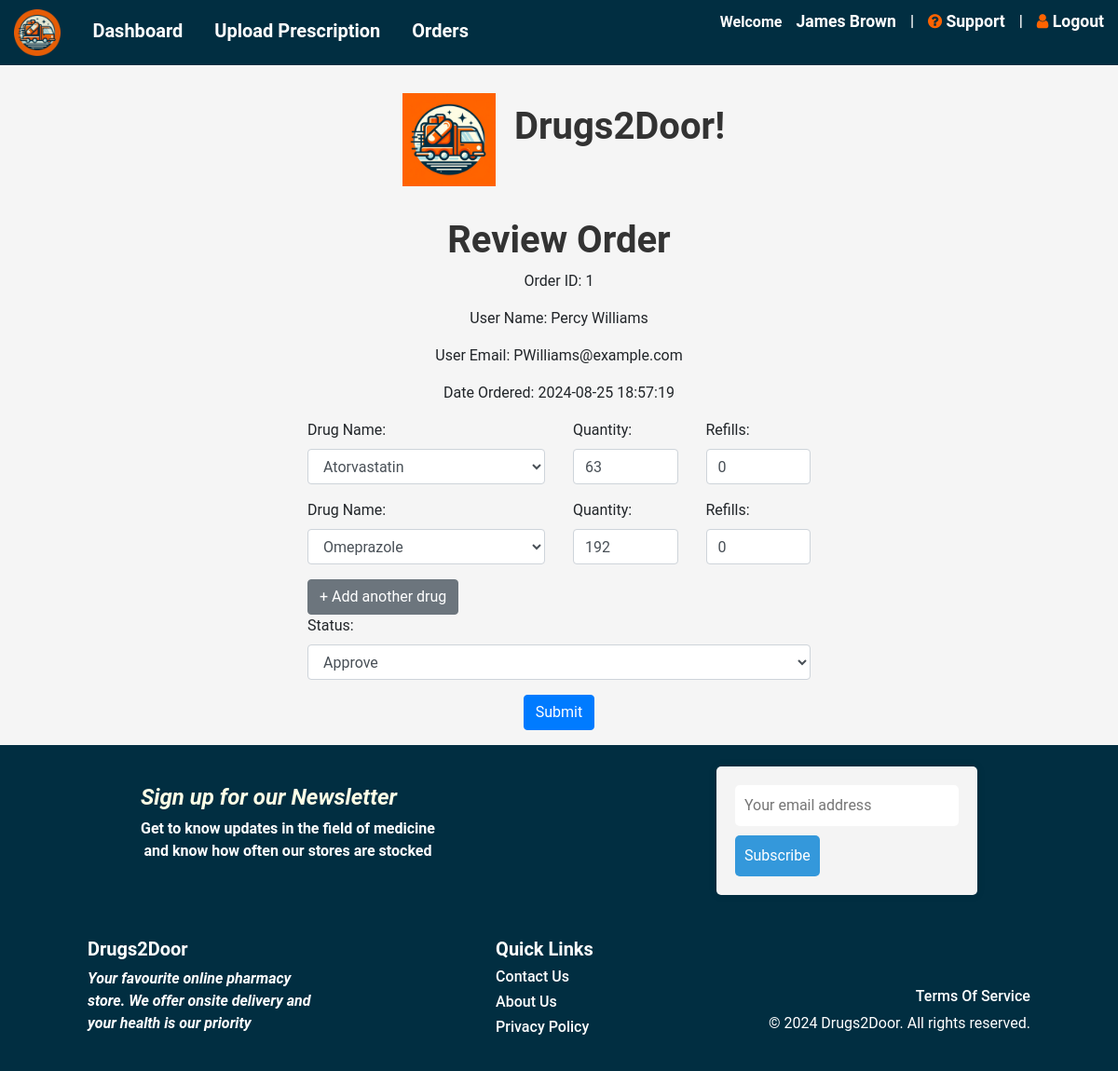
Screenshot of /review_order/1 (signed in) with the database file from the repository.
### models.py (models this page shows, shortened)
class User(db.Model):
  __tablename__ = 'users'
  id = db.Column(db.Integer, primary_key=True)
  name = db.Column(db.String(100), nullable=False)
  email = db.Column(db.String(120), unique=True, nullable=False)
  password = db.Column(db.String(128), nullable=False)
  address = db.Column(db.String(255), nullable=True)
  phone = db.Column(db.String(20))
  phn = db.Column(db.String(120), unique=True, nullable=False)
  role_id = db.Column(db.Integer, db.ForeignKey('roles.id'))
  @property
  def is_authenticated(self):
    return bool(self.password)
  orders = relationship('Order', backref='user')

class Order(db.Model):
  id = db.Column(Integer, primary_key=True)
  user_id = db.Column(db.Integer, ForeignKey('users.id'))
  items = relationship('DrugOrder', back_populates='order')

class DrugOrder(db.Model):
  id = db.Column(Integer, primary_key=True)
  order_id = db.Column(Integer, ForeignKey('order.id'), nullable=False)
  drug_id = db.Column(Integer, ForeignKey('drug.id'))
  quantity = db.Column(Integer)
  date_ordered = db.Column(DateTime, nullable=False)
  date_delivered = db.Column(DateTime)
  prescription_approved = db.Column(Boolean)  # NULL: not approved yet, True: approved, False: denied
  refills = db.Column(db.Integer, default=0)
  denyreason = db.Column(db.String(255), nullable=True)
  drug = relationship('Drug', back_populates='items')
  order = relationship('Order', back_populates='items')
  image_file = db.Column(db.String(120), nullable=True)
  paid = db.Column(Boolean, default=False, nullable=False)

### app.py (the view, shortened to what this page needs)
@app.route('/review_order/<int:order_id>', methods=['GET', 'POST'])
@login_required
def review_order(order_id):
    order = db.session.get(Order, order_id)
    drug_order = DrugOrder.query.filter_by(order_id=order.id).first()
    if order is None:
        flash('Order not found', 'error')
        return redirect(url_for('pharmacistdash'))
    drug_orders = order.items
    drugs = Drug.query.all()
    return render_template('review_order.html', order=order, drug_orders=drug_orders, drugs=drugs, drug_order=drug_order)

### app.py (called while the page is built)
@login_manager.user_loader
def load_user(user_id):
    return User.query.get(int(user_id))

### templates/review_order.html (shortened to what this page needs)
{% extends "base.html" %}
{% block content %}
  <h1 class="text-center">Review Order</h1>
  <div class="container">
    <div class="row justify-content-center">
      <div class="col-md-6">
        <form method="POST" id="OrderForm" action="{{ url_for('review_order', order_id=order.id) }}">
            <p class="text-center">Order ID: {{ order.id }}</p>
            <p class="text-center">User Name: {{ order.user.name }}</p>
            <p class="text-center">User Email: {{ order.user.email }}</p>
          {% if order.items %}
  <p class="text-center">Date Ordered: {{ order.items[0].date_ordered.strftime('%Y-%m-%d %H:%M:%S') }}</p>
{% else %}
  <p class="text-center">No items in this order.</p>
{% endif %}
          <div id="drugsContainer">
            {% for drug_order in drug_orders %}
              {% if drug_order is not none %}
                <div class="drug-group row">
                  <div class="form-group col-md-6">
                    <label for="drug_name">Drug Name:</label>
                    <select name="drug_orders-{{ drug_order.id }}-name" class="form-control">
                      {% for drug in drugs|sort(attribute='name') %}
                        <option value="{{ drug.name }}" {% if drug.name == drug_order.drug.name %} selected {% endif %}>
                          {{ drug.name }}
                        </option>
                      {% endfor %}
                    </select>
                  </div>
                  <div class="form-group col-md-3">
                    <label for="quantity">Quantity:</label>
                    <input type="number" name="drug_orders-{{ drug_order.id }}-quantity" value="{{ drug_order.quantity }}" min="0" class="form-control">
                  </div>
                  <div class="form-group col-md-3">
                    <label for="refills">Refills:</label>
                    <input type="number" name="drug_orders-{{ drug_order.id }}-refills" value="{{ drug_order.refills }}" min="0" class="form-control" required>
                  </div>
                </div>
              {% endif %}
            {% endfor %}
          </div>
          <button type="button" id="addDrugButton" class="btn btn-secondary">+ Add another drug</button>
          <div class="form-group">
            <label for="status">Status:</label>
            <select id="status" name="status" class="form-control" required>
              <option value="approved">Approve</option>
            </select>
          </div>
          <div class="form-group text-center">
          <button type="submit" class="btn btn-primary">Submit</button>
        </form>
      </div>
    </div>
  </div>
{% endblock %}

### templates/base.html (shortened to what this page needs)
<!doctype html>
<html lang="en">
<head>
    <link rel="stylesheet" href="https://stackpath.bootstrapcdn.com/bootstrap/4.3.1/css/bootstrap.min.css">
    <link rel="stylesheet" href="{{ url_for('static', filename='css/styles.css') }}">
    <link rel="stylesheet" href="https://stackpath.bootstrapcdn.com/bootstrap/4.3.1/css/bootstrap.min.css">
    <link rel="stylesheet" href="{{ url_for('static', filename='css/home.css') }}">
    <link rel="stylesheet" href="https://cdnjs.cloudflare.com/ajax/libs/font-awesome/4.7.0/css/font-awesome.min.css">
</head>
<body>
    <nav>
        <a href="{{ url_for('home') }}">
            <img src="{{ url_for('static', filename='images/logo2.png') }}" alt="Homepage Logo" class="img-fluid" style="max-width: 50px;">
        </a>
        {% if current_user.is_authenticated %}
        {% if current_user.role_id == 2 %}
        <a href="{{ url_for('dashboard') }}" class="h5">Dashboard</a>
        <a href="{{ url_for('upload') }}" class="h5">Upload Prescription</a>
        <a href="{{ url_for('orders') }}" class="h5">Orders</a>
            <div class="right-align d-flex align-items-center my-auto">
                <span>Welcome<a href="{{ url_for('userdetails') }}">{{ current_user.name }}</a></span> |
                <a href="{{ url_for('support') }}"><i class="fa fa-question-circle"></i> Support</a> |
                <a href="{{ url_for('logout') }}"> <i class="fa fa-user"></i> Logout</a>
                {% endif %}
            </div>
        {% endif %}
    </nav>
    {% if request.endpoint == 'home' %}
    <style>
        nav {
        background-color: #012E41;
        font-weight: bold;
    }
    </style>
        <div class="wrapper">
            <div class="header">
                <a href="{{ url_for('home') }}"><img src="{{ url_for('static', filename='images/logo.png') }}" alt="Drugs2Door Logo" class="logo"></a>
                <h1>Drugs2Door!</h1>
            </div>
            <div class="first-wrapper">
                <h1> Your Dose Delivered, Stat!</h1>
            </div>
            <div class="second-wrapper">
                <a href="{{ url_for('home') }}"><img src="{{ url_for('static', filename='images/main-1.svg') }}" alt="pharmacist handing over paperwork" class="vector"></a>
                <div>
                    <h4>Get your drugs at your doorstep</h4>
                    <ul>
                        <li>Get straight delivery to the doorstep</li>
                        <li>We deliver within 24hrs of request</li>
                        <li>We gurantee speedily response</li>
                    </ul>
                    <a href="{{ url_for('upload') if current_user.is_authenticated else url_for('login') }}">
                        <button class="button">
                            <div class="text">
                                Get Prescription
                            </div>
                            <img src="{{ url_for('static', filename='images/right-arrow.svg') }}" alt="arrow inside button">
                        </button>
                    </a>
                </div>
            </div>
            <div class="third-wrapper">
                <div>
                    <h4>Chat with Pharmacists</h4>
                    <ul>
                        <li>Easily Refill</li>
                        <li>24/7 Chat Box</li>
                        <li>Get Notified</li>
                    </ul>
                    <a href="/support">
                    <button class="button">
                        <div class="text">
                            Talk to a Pharmacist
                        </div>
                        <img src="{{ url_for('static', filename='images/right-arrow.svg') }}" alt="">
                    </button>
                    </a>
                </div>
                <a href="{{ url_for('home') }}"><img src="{{ url_for('static', filename='images/main-2.svg') }}" alt="pharmacist handing over paperwork" class="vector"></a>
            </div>
        </div>
    {% else %}
        <div class="header">
            <a href="{{ url_for('home') }}"><img src="{{ url_for('static', filename='images/logo.png') }}" alt="Drugs2Door Logo" class="logo"></a>
            <h1>Drugs2Door!</h1>
        </div>
    {% endif %}
    <br>
    {% block content %}{% endblock %}
    <footer class="foot">
        <div class="f-cont">
            <div class="signup">
                <h4>Sign up for our Newsletter</h4>
                <p>
                    Get to know updates in the field of medicine <br> and know how often our stores are stocked
                </p>
            </div>
            <div class="subscription-form" id="subs-form">
                    <input type="email" id="sub-email" name="email" placeholder="Your email address">
                    <button type="" onclick="showPopup()">Subscribe</button>
            </div>
        </div>
        <div class="second-container">
                <div class="inner-cont-1">
                    <h5>Drugs2Door</h5>
                    <p>
                        Your favourite online pharmacy store. We offer onsite delivery and your health is our priority
                    </p>
                </div>
                <div class="inner-cont-2">
                    <h5>Quick Links</h5>
                    <h6>Contact Us</h6>
                    <h6>About Us</h6>
                    <h6>Privacy Policy</h6>
                </div>
                <div class="inner-cont-3">
                    <p>&copy; 2024 Drugs2Door. All rights reserved.</p>
                    <h6>Terms Of Service</h6>
                </div>
        </div>
    </footer>
</body>
</html>

### static/css/styles.css (style rules this page uses)
:root { --orange: #FF6300; --bone: #FEFEE6; --navy: #012E41; }
body { font-family: Arial, sans-serif; margin: 0; padding: 0; background-color: #f4f4f4; display: flex; flex-direction: column; min-height: 100vh; }
nav { background-color: #333; color: #fff; padding: 10px 0; text-align: left; }
nav a { color: #fff; margin: 0 15px; text-decoration: none; font-size: 1.1em; }
h1 { color: #333; text-align: center; }
p { text-align: center; }
.logo { display: block; margin-top: 20px; margin-left: auto; margin-right: auto; margin-bottom: 0px; width: 300px; height: auto; padding: 10px; }
.right-align { float: right; }

### static/css/home.css (style rules this page uses)
body { background-color: #f5f5f5; font-family: Roboto, sans-serif; margin: 0; display: flex; flex-direction: column; min-height: 100vh; }
h1 { font-weight: 700; }
button { background-color: var(--bone); display: flex; flex-direction: row; justify-content: space-around; padding: 0.5em 0.5em; }
.foot { background-color: var(--navy); display: flex; height: 350px; justify-content: space-around; color: #FFF; flex-direction: column; margin-top: auto; }
.f-cont { display: flex; align-items: center; flex-direction: row; justify-content: space-around; }
.f-cont > div > h4 { font-weight: bolder; font-style: italic; color: var(--bone); }
.signup { flex-direction: column; }
.signup p { font-weight: bold; }
.subscription-form { background-color: #f4f4f4; padding: 20px; border-radius: 5px; box-shadow: 0px 0px 10px 0px rgba(0,0,0,0.1); }
.subscription-form input[type="email"] { padding: 10px; border: none; border-radius: 5px; margin-bottom: 10px; }
.subscription-form button { padding: 10px; border: none; border-radius: 5px; background-color: #3498db; color: white; cursor: pointer; }
.second-container { display: flex; justify-content: space-around; align-items: center; }
.inner-cont-1 { display: flex; flex-direction: column; width: 250px; text-align: left; }
.inner-cont-1 p { text-align: left; font-weight: bold; font-style: italic; }
.inner-cont-1 h5 { font-weight: bold; }
.inner-cont-2 { display: flex; flex-direction: column; text-align: left; height: 120px; }
.inner-cont-2 h5 { font-weight: bold; }
.inner-cont-3 { display: flex; flex-direction: column-reverse; text-align: right; height: 120px; }

### templates/base.html (style rules this page uses)
.logo { height: 120px; width: 120px; margin-right: 10px; }
.header { display: flex; align-items: center; justify-content: center; text-align: center; }
.right-align { float: right; font-weight: bold; }
nav { background-color: #012E41; font-weight: bold; }
.fa-user { color:#FF6300 }
.fa-question-circle { color:#FF6300 }
.h5 { font-weight: bold; }

### rows the page displays
User: name "James Brown"
Order: id "1"
User: user.name "Percy Williams", user.email "PWilliams@example.com"
DrugOrder: date_ordered "2024-08-25 18:57:19", quantity "63", refills "0"
DrugOrder: quantity "192", refills "0"

### other values shown
form field value "Atorvastatin"
form field value "Omeprazole"
